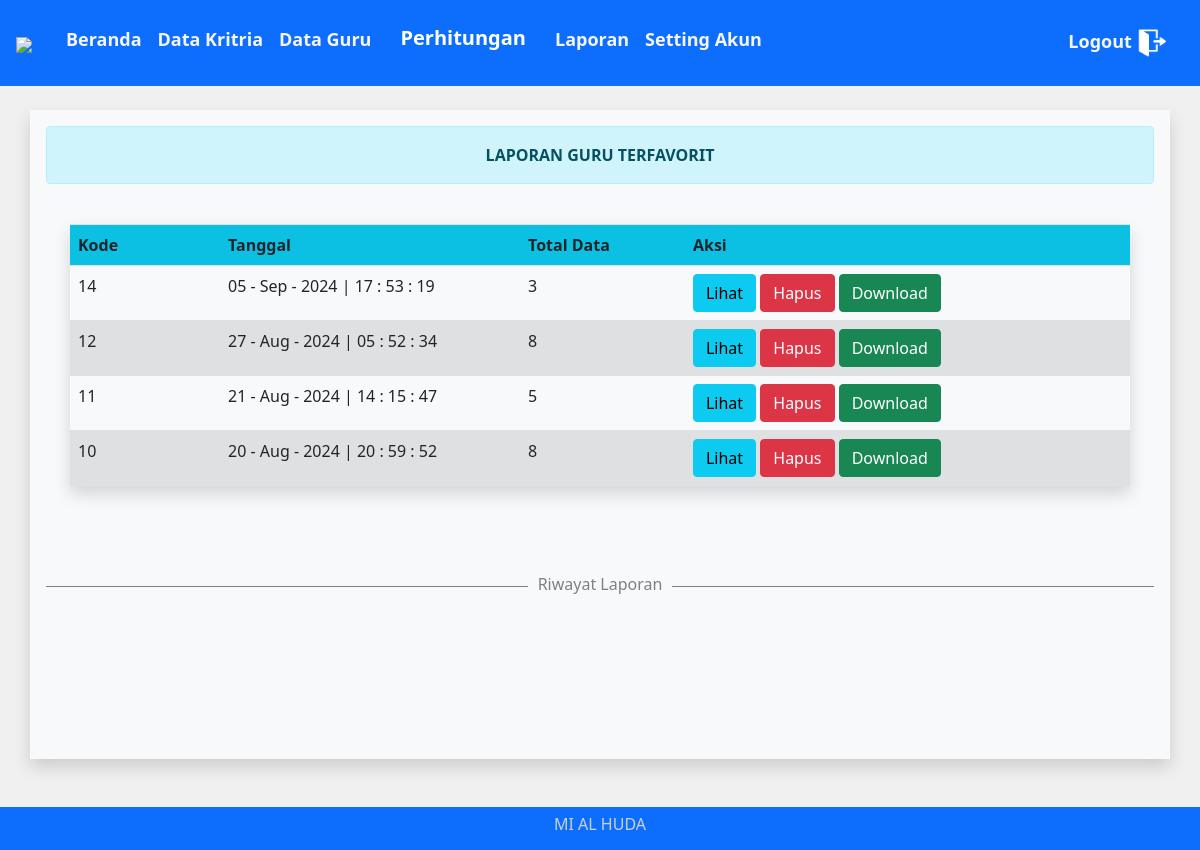
/admin/laporan.php (signed in), run on the app's committed database.
### tables this page shows
CREATE TABLE `laporan_hasil` (
  `id_laporan` int(11) NOT NULL,
  `tanggal` varchar(50) NOT NULL
);

### functions.php (called while the page is built, shortened)
<?php
$con = mysqli_connect("localhost", "root", "", "db_moora_improve");
function query($query)
{
	global $con;
	$data = mysqli_query($con, $query);
	$rows = [];
	while ($row = mysqli_fetch_assoc($data)) {
		$rows[] = $row;
	}
	return $rows;
}

### admin/laporan.php (the view, shortened to what this page needs)
<?php
require '../functions.php';
$data = query("SELECT * FROM laporan_hasil ORDER BY id_laporan DESC");
?>
<!doctype html>
<html lang="en">
<head>
  <link rel="stylesheet" type="text/css" href="../bootstrap/css/bootstrap.min.css">
  <link href="https://cdn.jsdelivr.net/npm/bootstrap@5.1.3/dist/css/bootstrap.min.css" rel="stylesheet"
>
</head>
<body bgcolor="f0f0f0">
  <?php require("navigasi.php") ?>
  <br>
  <div class="container bg-light shadow p-3 mb-5">
    <div class="alert alert-info">
      <center><b>LAPORAN GURU TERFAVORIT</b></center>
    </div>
    <div class="table-responsive p-4">
      <table class="table table-striped shadow">
        <tr class="bg-info">
          <th width="150">Kode</th>
          <th width="300">Tanggal</th>
          <th>Total Data</th>
          <th>Aksi</th>
        </tr>
        <?php
        foreach ($data as $hasil_akhir) {
        ?>
          <?php
          $id_laporan = $hasil_akhir["id_laporan"];
          $total = mysqli_query($con, "SELECT COUNT(id_laporan) AS TOTAL FROM hasil_akhir WHERE id_laporan = '$id_laporan'");
          $totaldata = mysqli_fetch_assoc($total);
          ?>
          <tr>
            <td><?= $hasil_akhir['id_laporan']; ?></td>
            <td><?= $hasil_akhir['tanggal']; ?></td>
            <td><?= $totaldata['TOTAL']; ?></td>
            <td>
              <a href="detail_laporan.php?kode=<?= $hasil_akhir['id_laporan']; ?>"
                class="btn btn-info">Lihat</a>
              <a href="hapus_laporan.php?kode=<?= $hasil_akhir['id_laporan']; ?>"
                class="btn btn-danger">Hapus</a>
              <a href="export_pdf.php?kode=<?= $hasil_akhir['id_laporan']; ?>" class="btn btn-success">Download</a>
            </td>
          </tr>
        <?php } ?>
      </table>
    </div>
    <br><br>
    <h6 class="text-riwayat"><span class="bg-light">Riwayat Laporan</span></h6>
    <br><br>
  </div>
  <div class="col-md-12 bg-primary">
    <div class="copyright">
      <h6>MI AL HUDA</h6>
    </div>
  </div>
</body>
</html>

### admin/laporan.php (style rules this page uses)
body { background-color: #f0f0f0; }
.container { min-height: calc(100vh - 211px - -60px); }
.col-md-12 { padding: 8px; }
.copyright { text-align: center; color: #CDD0D4; }
.text-riwayat { width: 100%; color: grey; text-align: center; border-bottom: 1px solid grey; line-height: 0.1em; margin: 10px 0 20px; }
h6 span { padding: 0 10px; }

### data on the page
laporan_hasil: id_laporan "14", tanggal "05 - Sep - 2024 | 17 : 53 : 19", TOTAL "3"
laporan_hasil: id_laporan "12", tanggal "27 - Aug - 2024 | 05 : 52 : 34", TOTAL "8"
laporan_hasil: id_laporan "11", tanggal "21 - Aug - 2024 | 14 : 15 : 47", TOTAL "5"
laporan_hasil: id_laporan "10", tanggal "20 - Aug - 2024 | 20 : 59 : 52", TOTAL "8"
